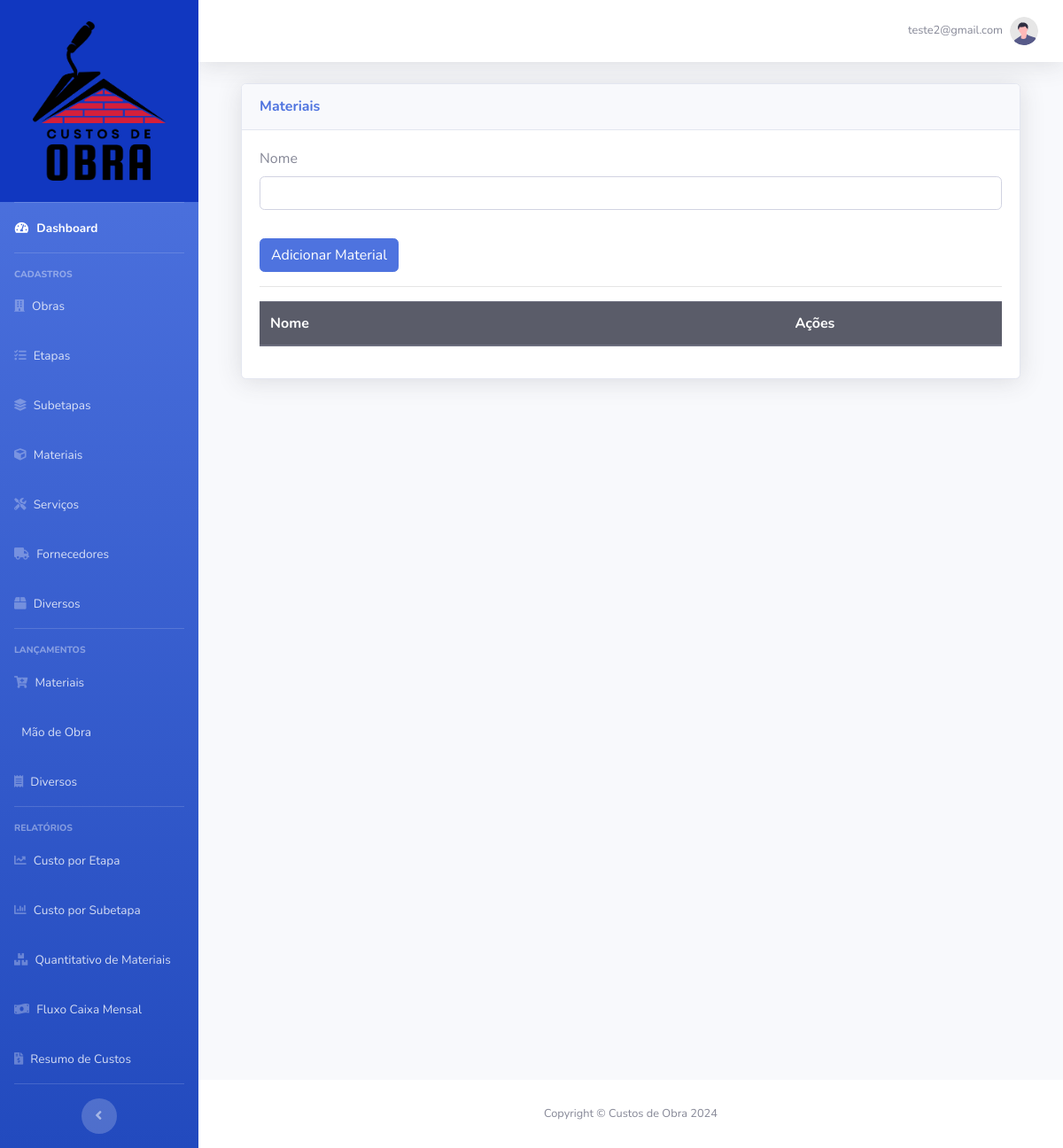
The app's page /cadastro/materiais (signed in), older data.
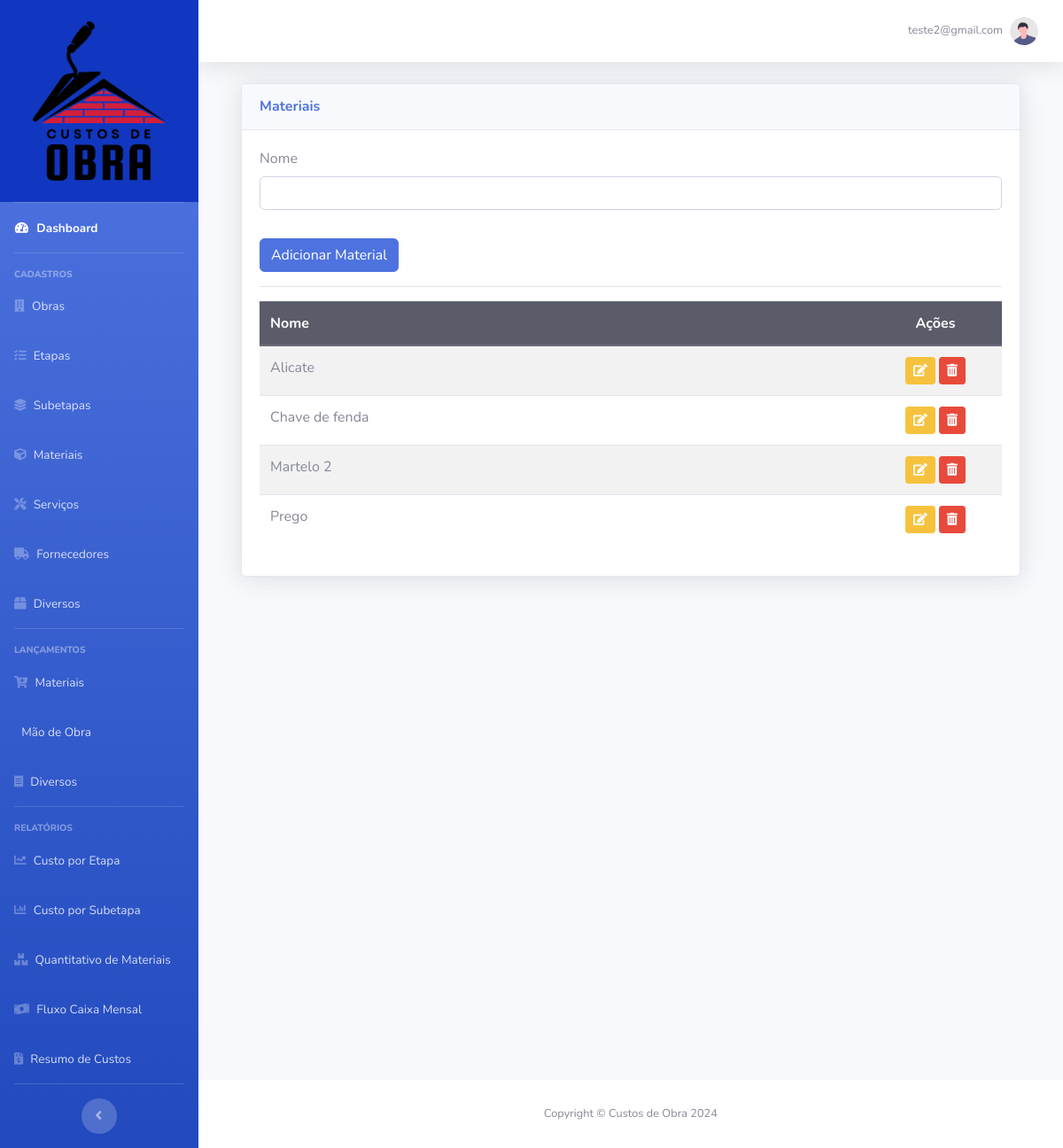
The same page, newer data.
### base_dir/models.py (models this page shows)
class Materiais(db.Model):
    id = db.Column(db.Integer, primary_key=True)
    nome = db.Column(db.String(60), nullable=False)
    usuario_id = db.Column(db.Integer, db.ForeignKey('usuario.id'), nullable=False)

### base_dir/routes.py (the view, shortened to what this page needs)
@app.route("/cadastro/materiais", methods=["GET", "POST"])
@login_required
def materiais():
    form_materiais = FormMateriais()
    usuario = current_user
    material_id = request.form.get("material_id")
    action = request.form.get("action")
    if action == "excluir":
        material = Materiais.query.get(material_id)
        if material:
            db.session.delete(material)
            db.session.commit()
            return redirect(url_for("materiais"))
    materiais_ordenados = sorted(
        usuario.materiais,
        key=lambda item: (
            re.sub(r"\d+\.?\d*", "", item.nome).strip().lower(),
            extract_numerical_part(item.nome),
        ),
    )
    return render_template(
        "materiais.html",
        form_materiais=form_materiais,
        usuario=usuario,
        materiais=materiais_ordenados,
    )

### base_dir/forms.py
class FormMateriais(FlaskForm):
    nome = StringField("Nome", validators=[DataRequired()])
    botao = SubmitField("Adicionar Material")

### base_dir/models.py (called while the page is built)
@login_manager.user_loader
def load_usuario(id_usuario):
    return Usuario.query.get(id_usuario)

### base_dir/routes.py (called while the page is built)
def extract_numerical_part(item):
    numerical_parts = re.findall(r"\d+\.?\d*", item)
    if numerical_parts:
        return [float(part.replace(",", ".")) for part in numerical_parts]
    return []

### base_dir/templates/materiais.html (shortened to what this page needs)
{% extends 'base.html' %}
{% block body %}
<div class="container-fluid">
   <div class="row">
      <div class="col-lg-12">
         <div class="card shadow mb-4">
            <div class="card-header py-3">
               <h6 class="m-0 font-weight-bold text-primary">Materiais</h6>
            </div>
            <div class="card-body">
               <form method="POST" action="" id="MateriaisForm" class="w-100">
                  <div class="form-group">
                     {{ form_materiais.nome.label(class="form-control-label") }}
                     {% if form_materiais.nome.errors %}
                     {{ form_materiais.nome(class="form-control is-invalid", id="input_nome") }}
                     <div class="invalid-feedback">
                        {% for erro in form_materiais.nome.errors %}
                        {{ erro }}
                        {% endfor %}
                     </div>
                     {% else %}
                     {{ form_materiais.nome(class="form-control", id="input_nome") }}
                     {% endif %}
                  </div>
                  {{ form_materiais.botao(class="btn btn-primary mt-3") }}
               </form>
               <hr>
               <div class="table-responsive">
                  <table class="table table-striped">
                     <thead class="thead-dark">
                        <tr>
                           <th scope="col">Nome</th>
                           <th scope="col" class="text-center">Ações</th>
                        </tr>
                     </thead>
                     <tbody>
                        {% for material in materiais %}
                        <tr>
                           <td>{{ material.nome.capitalize() }}</td>
                           <td class="text-center" style="width: 150px;">
                              <a href="{{ url_for('materiaiseditar', material_id=material.id) }}"
                                 class="btn btn-sm btn-warning">
                                 <i class="fas fa-edit"></i>
                              </a>
                              <form action="{{ url_for('materiais') }}" method="POST" class="d-inline"
                                 onsubmit="return confirmAndDisableButton(this, '{{ material.nome }}');">
                                 <button type="submit" class="btn btn-sm btn-danger">
                                    <i class="fas fa-trash-alt"></i>
                                 </button>
                              </form>
                           </td>
                        </tr>
                        {% endfor %}
                     </tbody>
                  </table>
               </div>
            </div>
         </div>
      </div>
   </div>
</div>
{% endblock %}

Row changes from the older to the newer data that the page shows:
added Materiais: nome "Alicate"
added Materiais: nome "Chave de fenda"
added Materiais: nome "Martelo 2"
added Materiais: nome "Prego"
